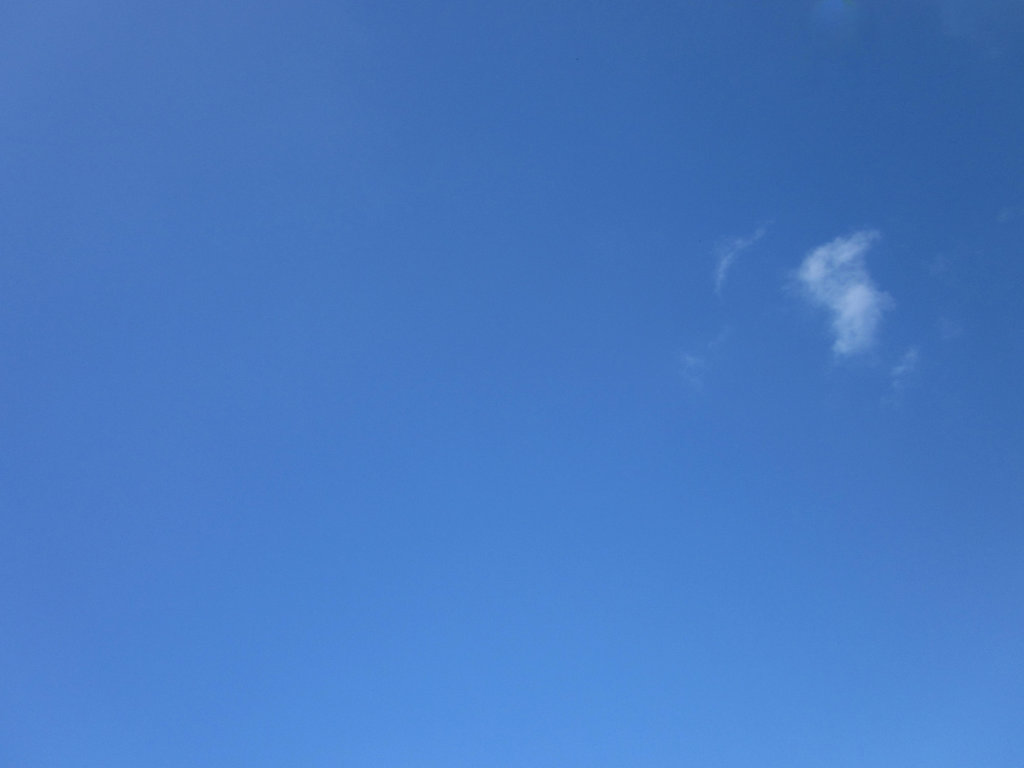
%> input picture Image Signal Analysis (2018-2019)/sky.png, 1024 x 768 px
$ octave task4Sky.m   (GNU Octave 9; MATLAB toolbox functions it lacks are replaced by stand-ins)
%> lines starting %> are read from the running program, lines starting %| are printed output that depends on the picture
%Load in Sky image.
skyImage = imread('sky.png');
%> skyImage is the input picture: size 768x1024x3 uint8; mean R, G, B 71.1, 121.3, 194.5

%Convert image into grayscale.
greySkyImage = rgb2gray(skyImage);
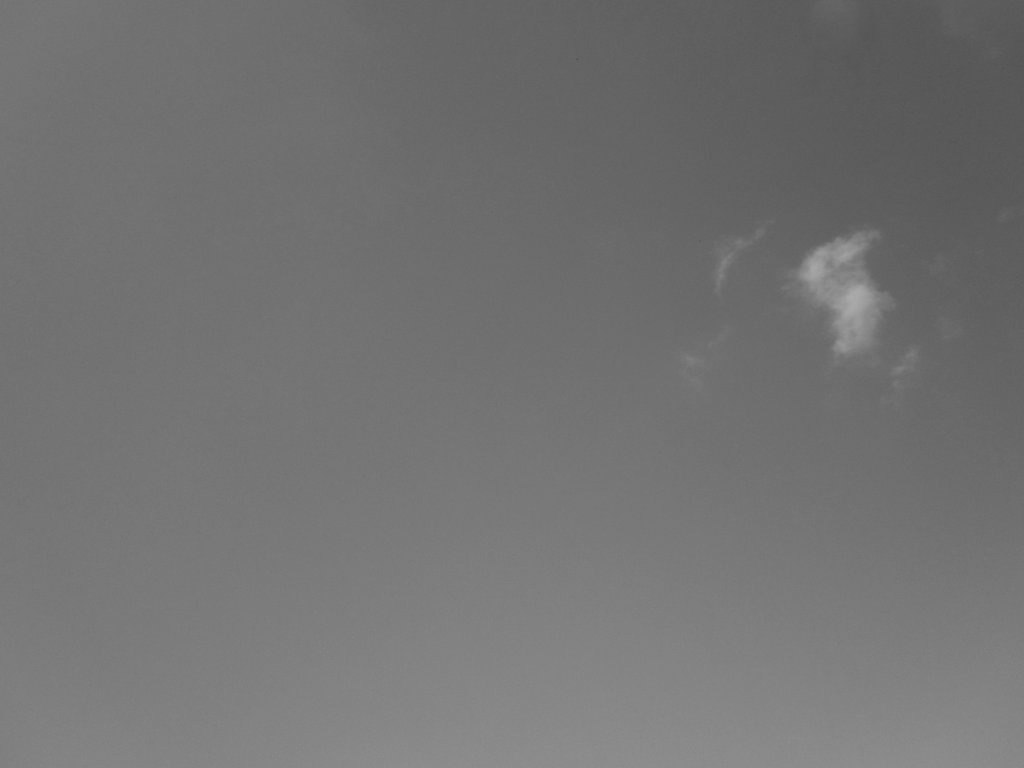
%> greySkyImage: size 768x1024 uint8; min 83, max 171, mean 114.6

%Take 2D Discrete Cosine Transformation of grayscaled image.
dctimage = dct2(greySkyImage);

%Show base and coloured version of DCT images.
figure
imshow(dctimage)
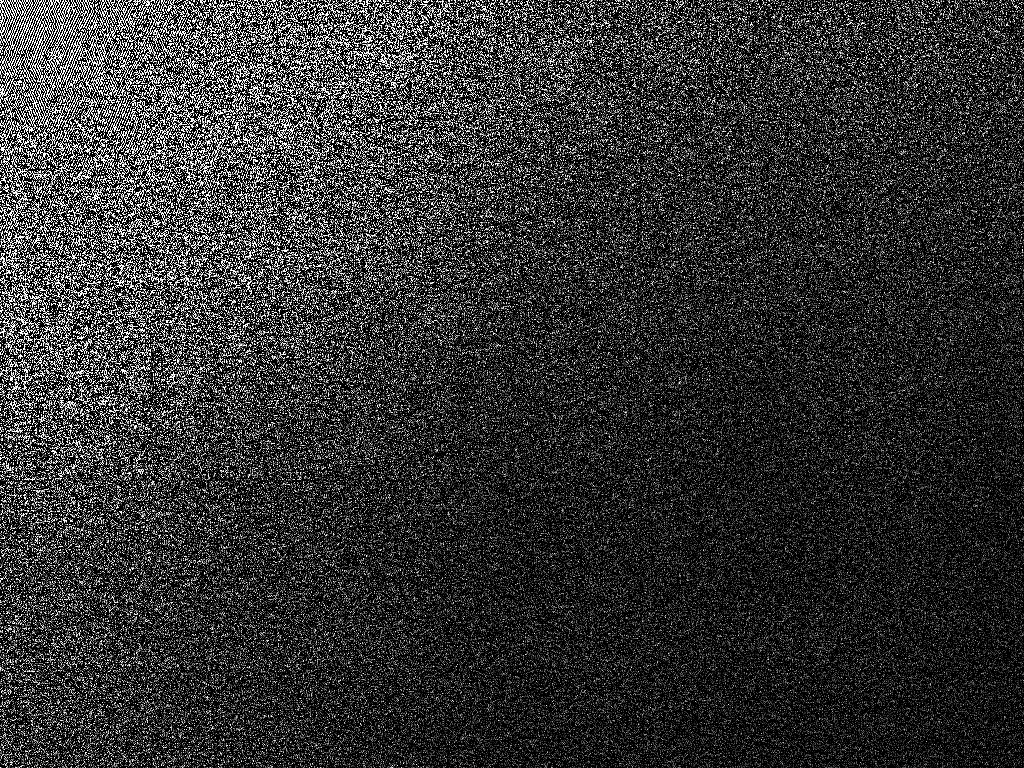
%> displayed picture: size 768x1024, on the screen's scale of 0 to 255; min 0, max 255, mean 51.4
title('Base DCT Image of Sky')


figure
imshow(log(abs(dctimage)),[])
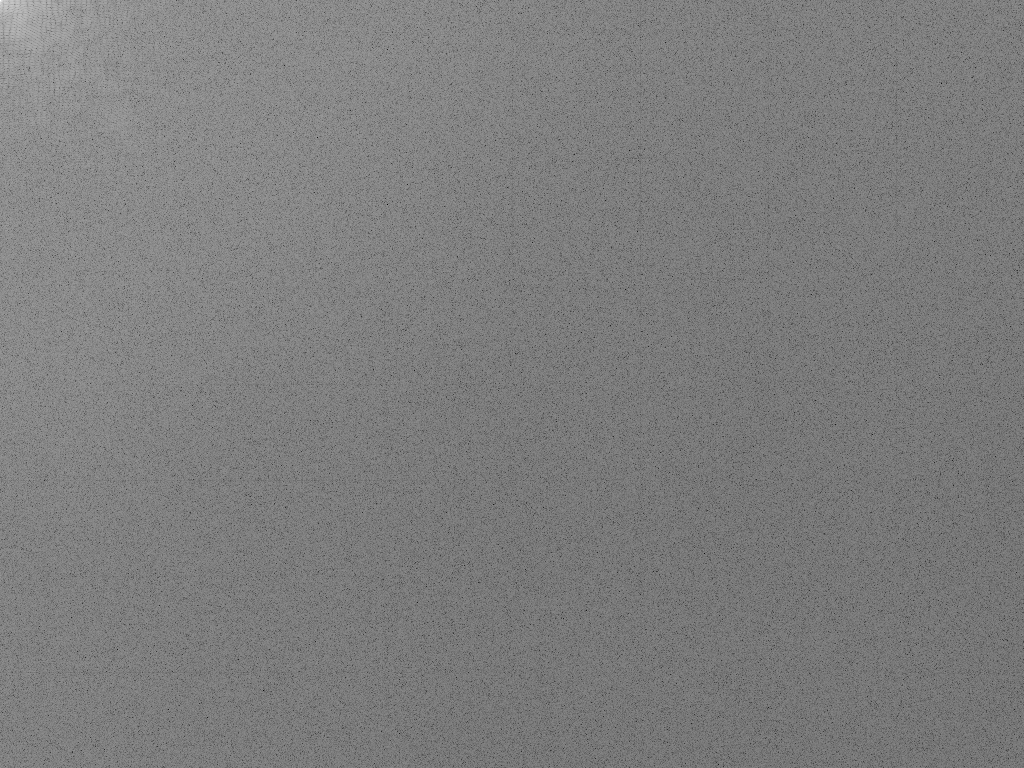
%> displayed picture: size 768x1024, on the screen's scale of 0 to 255; min 0, max 255, mean 125
title('2D Discrete Cosine Transform (DCT) of Sky');
colormap(gca,jet(64))
colorbar
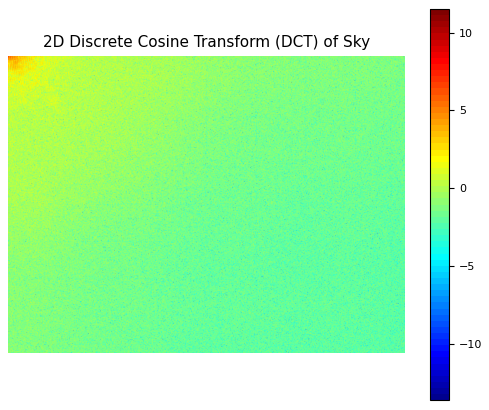
%> figure redrawn from the program's plot data

%EXTENSION - Change the value 100 to alter how the filter operates.
dctimage(abs(dctimage) > 500) = 0;
%> dctimage: size 768x1024 double; min -473.2, max 497.4, mean 0

normalagain = idct2(dctimage);
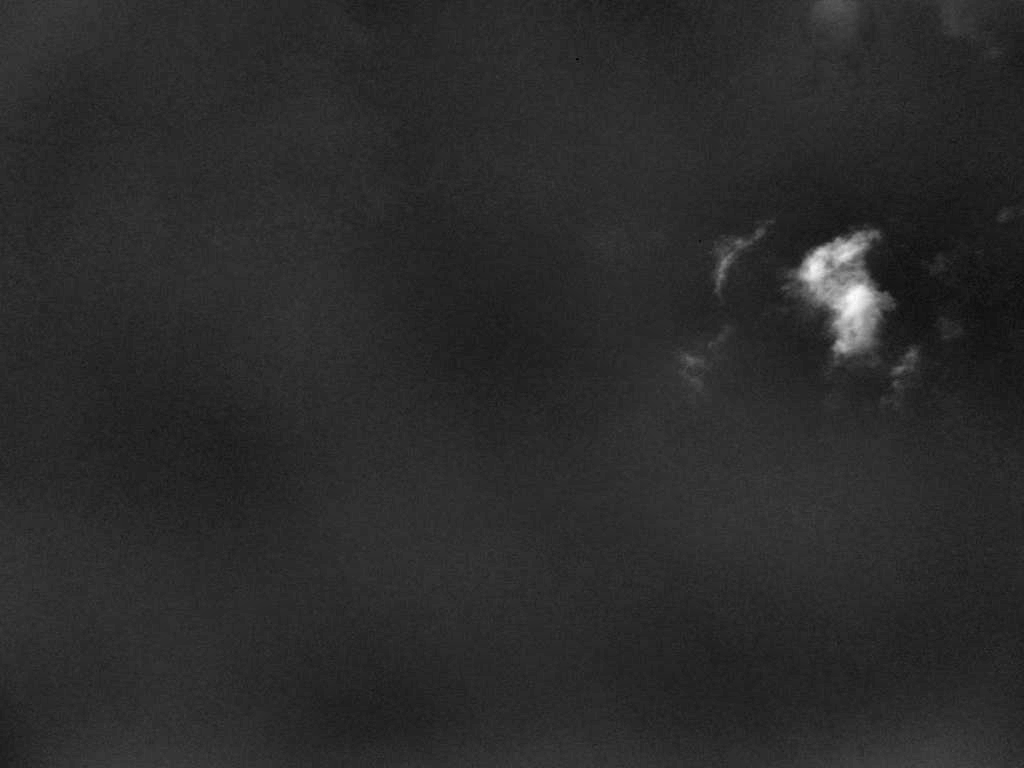
%> normalagain: size 768x1024 double; min -13.15, max 63.61, mean 0; drawn with min black and max white

figure
imshow(normalagain);
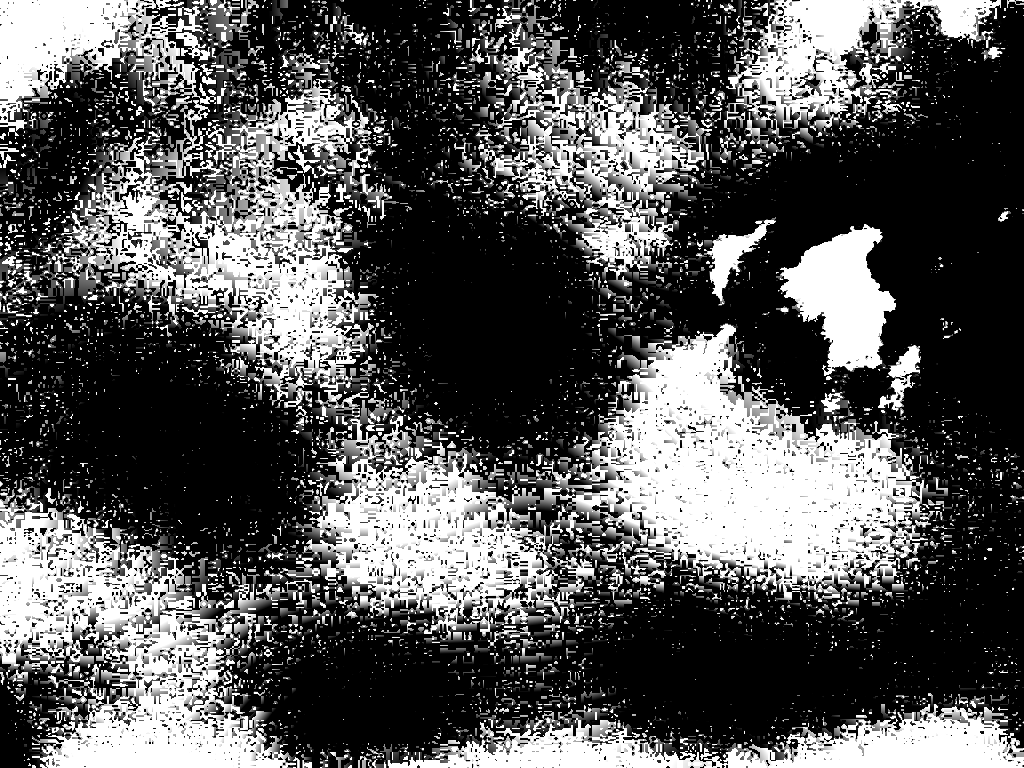
%> displayed picture: size 768x1024, on the screen's scale of 0 to 255; min 0, max 255, mean 86.7
title('Reconstructed image of sky after filtering (Threshold of 500)');
